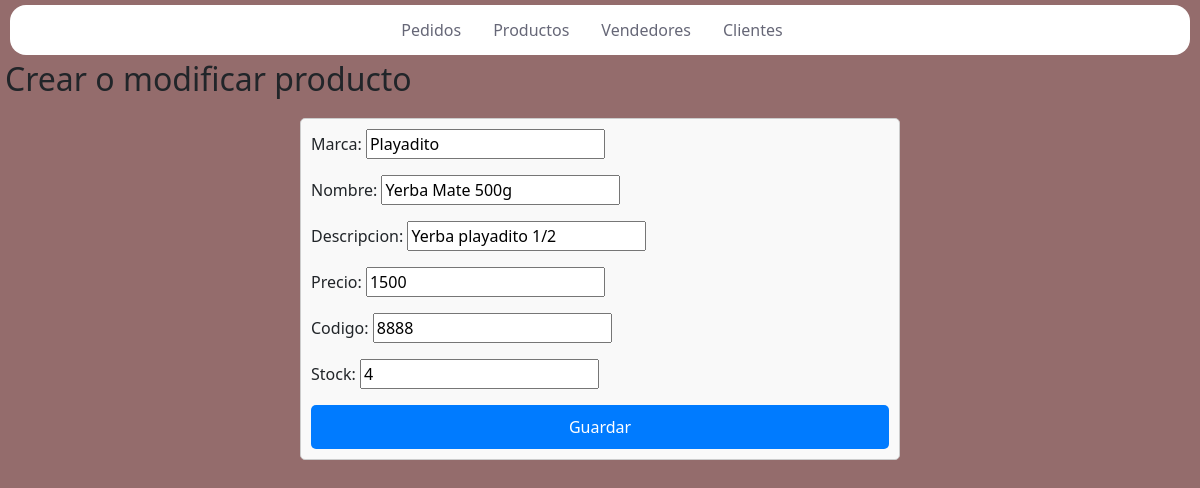
The app's page /gestion/productos/7/edit/, older data.
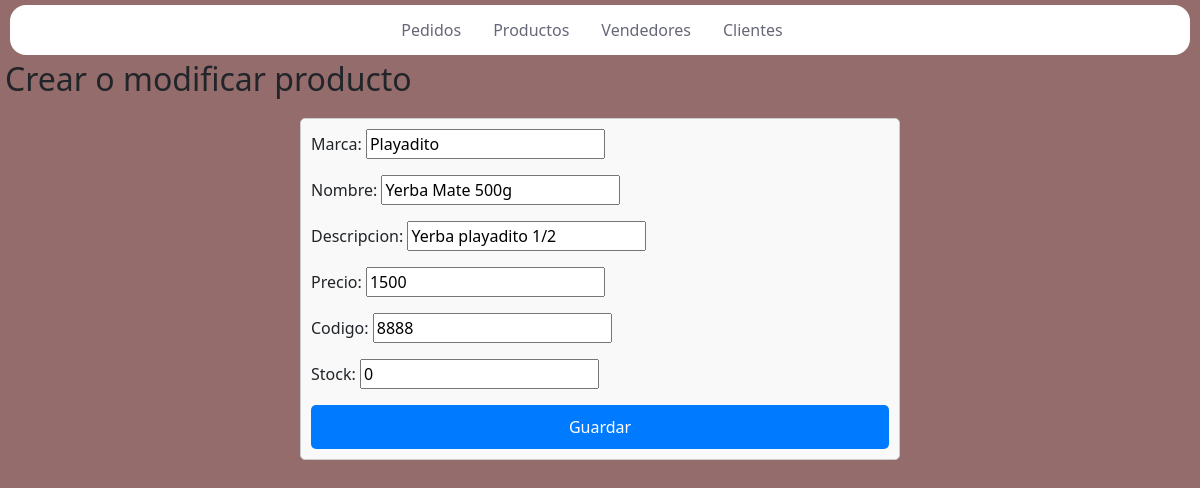
The same page, newer data.
### gestion/models.py (models this page shows, shortened)
class Producto(models.Model):
    marca=models.CharField(max_length=20, blank=True)
    nombre=models.CharField(max_length=20)
    descripcion=models.CharField(max_length=50, blank=True)
    precio=models.IntegerField()
    codigo=models.IntegerField(unique=True)
    stock=models.IntegerField()

### gestion/views.py (the view)
# urls.py: path('productos/<int:pk>/edit/', ProductoUpdateView.as_view(), name='Prod-Edit'),  # Para editar productos
class ProductoUpdateView(UpdateView):
    model = Producto
    form_class = ProductoForm
    template_name = 'gestion/prod-form.html'
    success_url = reverse_lazy('Productos')

### gestion/forms.py
class ProductoForm(forms.ModelForm):
    class Meta:
        model = Producto
        fields = ['marca', 'nombre', 'descripcion', 'precio', 'codigo', 'stock']

### templates/gestion/prod-form.html (shortened to what this page needs)
{% extends 'gestion/index.html' %}
{% load static %}
{% block css %} <link rel="stylesheet" type="text/css" href={% static "css/form.css" %} /> {% endblock %}
{% block content %}
  <h2>Crear o modificar producto</h2>
  <form method="post">
    {{ form.as_p }}
    <button type="submit">Guardar</button>
  </form>
{% endblock %}

Row changes from the older to the newer data that the page shows:
changed Producto "Playadito": stock "4" → "0"
